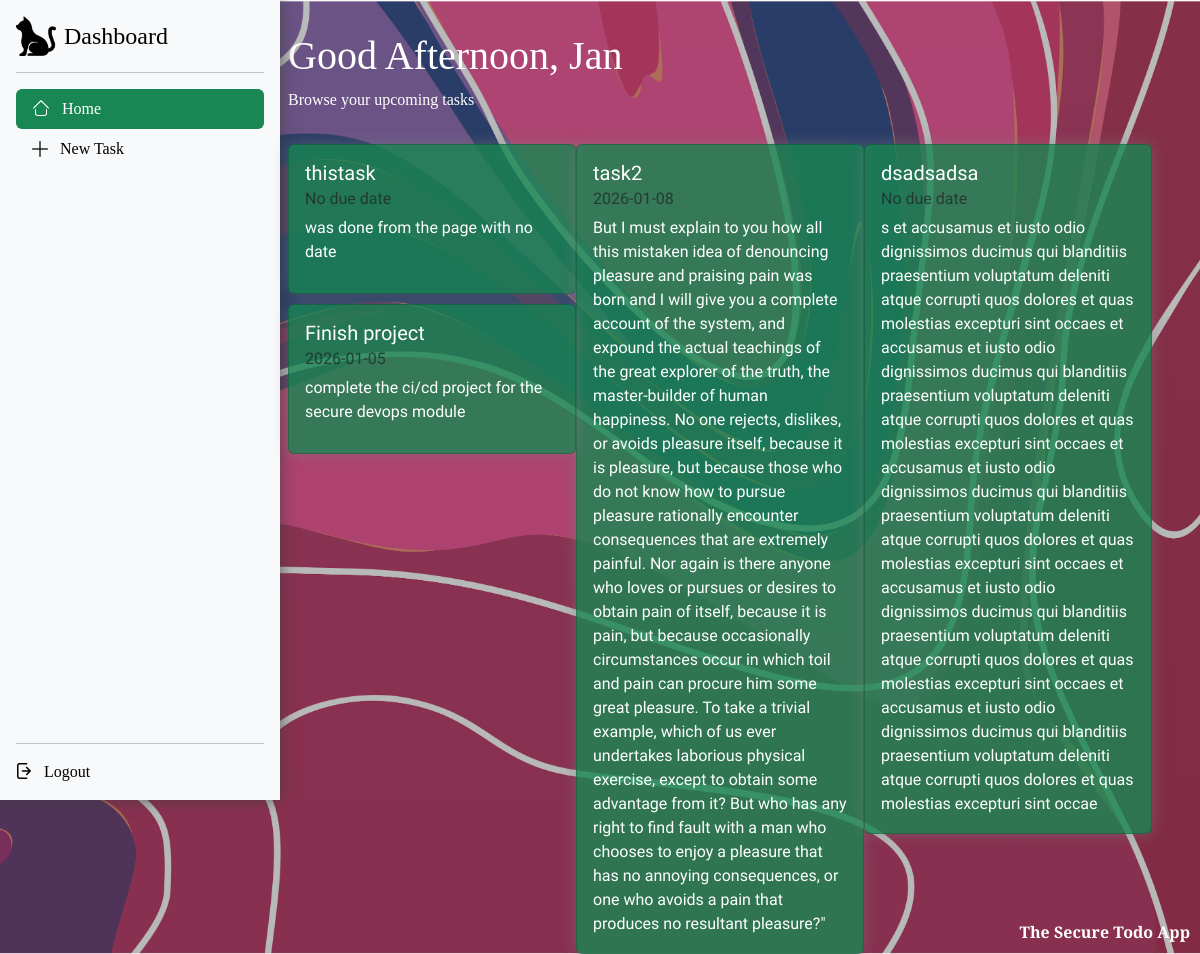
/dashboard.php (signed in), run on the app's committed database.
### tables this page shows
CREATE TABLE `tasks` (
  `id` int(11) NOT NULL,
  `name` text NOT NULL,
  `task` text NOT NULL,
  `userid` int(11) NOT NULL,
  `due` date DEFAULT NULL
);

### src/dashboard.php (the view, shortened to what this page needs)
<?php
$host = getenv('DB_HOST') ?: 'db';
$user = getenv('DB_USER') ?: 'root';
$password = getenv('DB_PASSWORD') ?: '';
$dbname = getenv('DB_NAME') ?: 'todo';
$port = getenv('DB_PORT') ?: 3306;
$conn = new mysqli($host, $user, $password, $dbname, (int) $port);
$welcomeMessage = "";
$hour = (int) date('G');
if ($hour < 12) {
    $welcomeMessage = "Good Morning";
} elseif ($hour < 17) {
    $welcomeMessage = "Good Afternoon";
} else {
    $welcomeMessage = "Good Evening";
}
?>
<!DOCTYPE html>
<html lang="en">
<head>
    <link href="https://cdn.jsdelivr.net/npm/bootstrap@5.3.8/dist/css/bootstrap.min.css" rel="stylesheet"
>
    <link rel="stylesheet" href="./styles/dash.css" />
</head>
<body>
    <div class="overlay"><span>The Secure Todo App</span></div>
    <aside class="d-flex flex-nowrap min-vh-100">
        <div class="thisone d-flex flex-column flex-shrink-0 p-3 bg-body-tertiary vh-100" style="width: 280px;"> <a
                href="/"
                class="d-flex align-items-center mb-3 mb-md-0 me-md-auto link-body-emphasis text-decoration-none">
                <img src="./assets/icons/animal.png" class="bi pe-none me-2" width="40" aria-hidden="true">
                <span class="fs-4">Dashboard</span>
            </a>
            <hr>
            <ul class="nav nav-pills flex-column mb-auto">
                <li class="nav-item">
                    <a href="#" class="nav-link text-bg-success active ps-3" aria-current="page">
                        <img style="filter:invert(1)" src="./assets/icons/home.png" class="bi pe-none me-2 mb-1"
                            width="18" height="18" aria-hidden="true">
                        Home
                    </a>
                </li>
                <li class="nav-item">
                    <a href="./new.php" class="nav-link link-body-emphasis ">
                        <img src="./assets/icons/plus.png" class="bi pe-none me-2 mb-1" width="16" aria-hidden="true">
                        New Task
                    </a>
                </li>
            </ul>
            <hr>
            <div class="dropdown">
                <a href="logout.php" class="nav-link link-body-emphasis">
                    <img src="./assets/icons/logout.png" class="bi pe-none me-2 mb-1" width="16" aria-hidden="true">
                    Logout
                </a>
            </div>
        </div>
    </aside>
    <main>
        <header>
            <h1 class="text-capitalize"><?php echo $welcomeMessage ?>, <?php echo $_SESSION['username'] ?></h1>
            <div class="subhead fw-light">Browse your upcoming tasks</div>
        </header>
        <section>
            <?php
            $user_id = isset($_SESSION['id']) ? (int) $_SESSION['id'] : 0;
            if ($user_id > 0) {
                $pk = 'id';
                $pkRes = $conn->query("SHOW KEYS FROM tasks WHERE Key_name = 'PRIMARY'");
                if ($pkRes && $pkRes->num_rows > 0) {
                    $pkRow = $pkRes->fetch_assoc();
                    if (!empty($pkRow['Column_name']))
                        $pk = $pkRow['Column_name'];
                }
                $sql = "SELECT * FROM tasks WHERE userid = ? AND (due IS NULL OR DATE(due) >= CURDATE())";
                $stmt = $conn->prepare($sql);
                if ($stmt) {
                    $stmt->bind_param('i', $user_id);
                    $stmt->execute();
                    $result = $stmt->get_result();
                    if ($result && $result->num_rows > 0) {
                        while ($row = $result->fetch_assoc()) {
                            $taskId = isset($row[$pk]) ? (int) $row[$pk] : 0;
                            $title = $row['name'] ?? ($row['title'] ?? 'Untitled');
                            $due = $row['due'] ?? 'No due date';
                            $content = $row['task'] ?? $row['description'] ?? $row['content'] ?? '';
                            ?>
                            <div class="card task-card" data-task-id="<?= $taskId ?>" style="width: 18rem; cursor: pointer;">
                                <div class="card-body">
                                    <h5 class="card-title"><?= htmlspecialchars($title) ?></h5>
                                    <?php if ($due !== ''): ?>
                                        <h6 class="card-subtitle mb-2 text-body-secondary"><?= htmlspecialchars($due) ?></h6>
                                    <?php endif; ?>
                                    <p class="card-text"><?= htmlspecialchars($content) ?></p>
                                </div>
                            </div>
                            <?php
                        }
                    } else {
                        ?>
                        <div class="text-muted">No tasks found.</div>
                        <?php
                    }
                } else {
                    ?>
                    <div class="text-danger">Failed to prepare task query.</div>
                    <?php
                }
            } else {
                ?>
                <div class="text-muted">Log in to see your tasks.</div>
                <?php
            }
            ?>
        </section>
    </main>
</body>
</html>

### styles/dash.css (style rules this page uses)
* { margin: 0; padding: 0; box-sizing: border-box; }
.overlay { font-family: "DM Serif Text", serif; font-weight: 900; z-index: 9999; position: fixed; color: white; bottom: 10px; right: 10px; }
body { height: 100vh; background-image: linear-gradient( rgba(255, 255, 255, 0.087), rgba(255, 255, 255, 0.068) ), url("../assets/images/maroon.png"); background-size: cover; background-position: center; background-repeat: no-repeat; background-attachment: fixed; display: flex; }
aside { position: fixed; font-family: "DM Serif Text", serif; }
aside .thisone { box-shadow: 0px 0px 15px rgba(62, 62, 62, 0.74); }
main { width: 80vw; margin-left: 20vw; padding: 2em 3em; }
header { color: white; font-family: "DM Serif Text", serif; font-weight: 400; font-style: normal; }
section { font-family: "TASA Orbiter", sans-serif; font-style: normal; font-weight: 500; display: grid; grid-template-columns: repeat(auto-fill, minmax(18rem, 1fr)); gap: 10px 0px; margin-top: 2em; margin-left: 0; grid-auto-rows: 10px; }
section .card { color: white; box-shadow: 0px 0px 15px rgba(128, 128, 128, 0.463); background-color: rgba(25, 135, 84, 0.804); display: block; width: 100%; margin: 0; break-inside: avoid; -webkit-column-break-inside: avoid; -moz-column-break-inside: avoid; }
hr { margin: 1em 0em; }

### data on the page
tasks: name "thistask", due "No due date", task "was done from the page with no date"
tasks: name "task2", due "2026-01-08", task "But I must explain to you how all this mistaken idea of denouncing pleasure and praising pain was born and I will give you a complete account of the system, and expound the actual teachings of the great explorer of the truth, the master-builder of human happiness. No one rejects, dislikes, or avoids pleasure itself, because it is pleasure, but because those who do not know how to pursue pleasure rationally encounter consequences that are extremely painful. Nor again is there anyone who loves or pursues or desires to obtain pain of itself, because it is pain, but because occasionally circumstances occur in which toil and pain can procure him some great pleasure. To take a trivial example,…"
tasks: name "dsadsadsa", due "No due date", task "s et accusamus et iusto odio dignissimos ducimus qui blanditiis praesentium voluptatum deleniti atque corrupti quos dolores et quas molestias excepturi sint occaes et accusamus et iusto odio dignissimos ducimus qui blanditiis praesentium voluptatum deleniti atque corrupti quos dolores et quas molestias excepturi sint occaes et accusamus et iusto odio dignissimos ducimus qui blanditiis praesentium voluptatum deleniti atque corrupti quos dolores et quas molestias excepturi sint occaes et accusamus et iusto odio dignissimos ducimus qui blanditiis praesentium voluptatum deleniti atque corrupti quos dolores et quas molestias excepturi sint occaes et accusamus et iusto odio dignissimos ducimus…"
tasks: name "Finish project", due "2026-01-05", task "complete the ci/cd project for the secure devops module"

### other printed values
$welcomeMessage "Good Afternoon"
$_SESSION['username'] "Jan"
